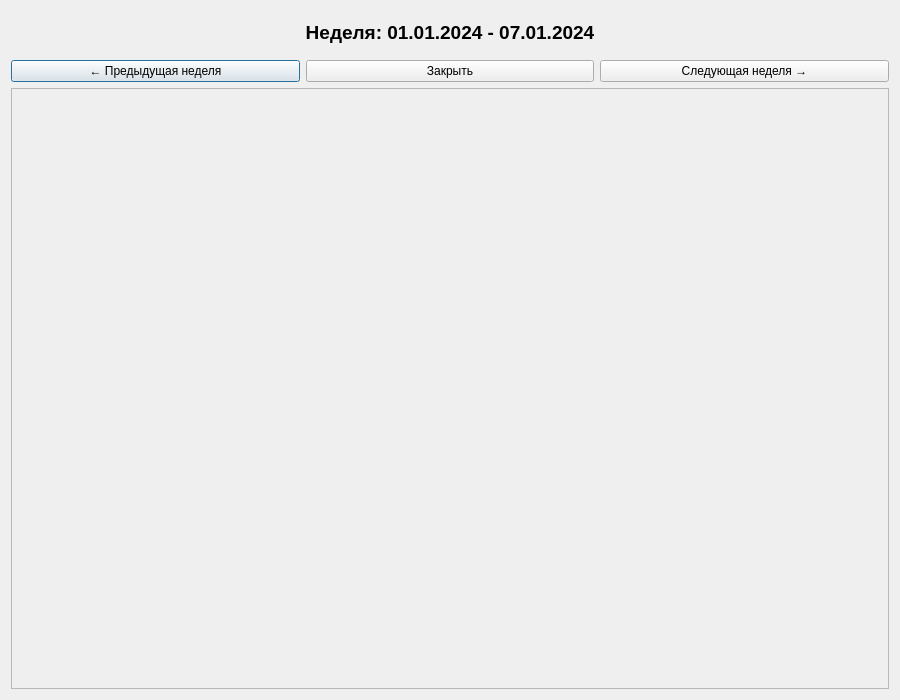
<?xml version="1.0" encoding="UTF-8"?>
<ui version="4.0">
 <class>WeekDialog</class>
 <widget class="QDialog" name="WeekDialog">
  <property name="geometry">
   <rect>
    <x>0</x>
    <y>0</y>
    <width>900</width>
    <height>700</height>
   </rect>
  </property>
  <property name="windowTitle">
   <string>Задачи на неделю</string>
  </property>
  <layout class="QVBoxLayout" name="verticalLayout">
   <item>
    <widget class="QLabel" name="weekLabel">
     <property name="styleSheet">
      <string notr="true">font-size: 14pt; font-weight: bold; margin: 10px;</string>
     </property>
     <property name="text">
      <string>Неделя: 01.01.2024 - 07.01.2024</string>
     </property>
     <property name="alignment">
      <set>Qt::AlignCenter</set>
     </property>
    </widget>
   </item>
   <item>
    <layout class="QHBoxLayout" name="navLayout">
     <item>
      <widget class="QPushButton" name="prevWeekBtn">
       <property name="text">
        <string>← Предыдущая неделя</string>
       </property>
      </widget>
     </item>
     <item>
      <widget class="QPushButton" name="closeBtn">
       <property name="text">
        <string>Закрыть</string>
       </property>
      </widget>
     </item>
     <item>
      <widget class="QPushButton" name="nextWeekBtn">
       <property name="text">
        <string>Следующая неделя →</string>
       </property>
      </widget>
     </item>
    </layout>
   </item>
   <item>
    <widget class="QScrollArea" name="scrollArea">
     <property name="widgetResizable">
      <bool>true</bool>
     </property>
     <widget class="QWidget" name="scrollAreaWidgetContents">
      <property name="geometry">
       <rect>
        <x>0</x>
        <y>0</y>
        <width>880</width>
        <height>600</height>
       </rect>
      </property>
      <layout class="QVBoxLayout" name="weekLayout"/>
     </widget>
    </widget>
   </item>
  </layout>
 </widget>
 <resources/>
 <connections/>
</ui>
